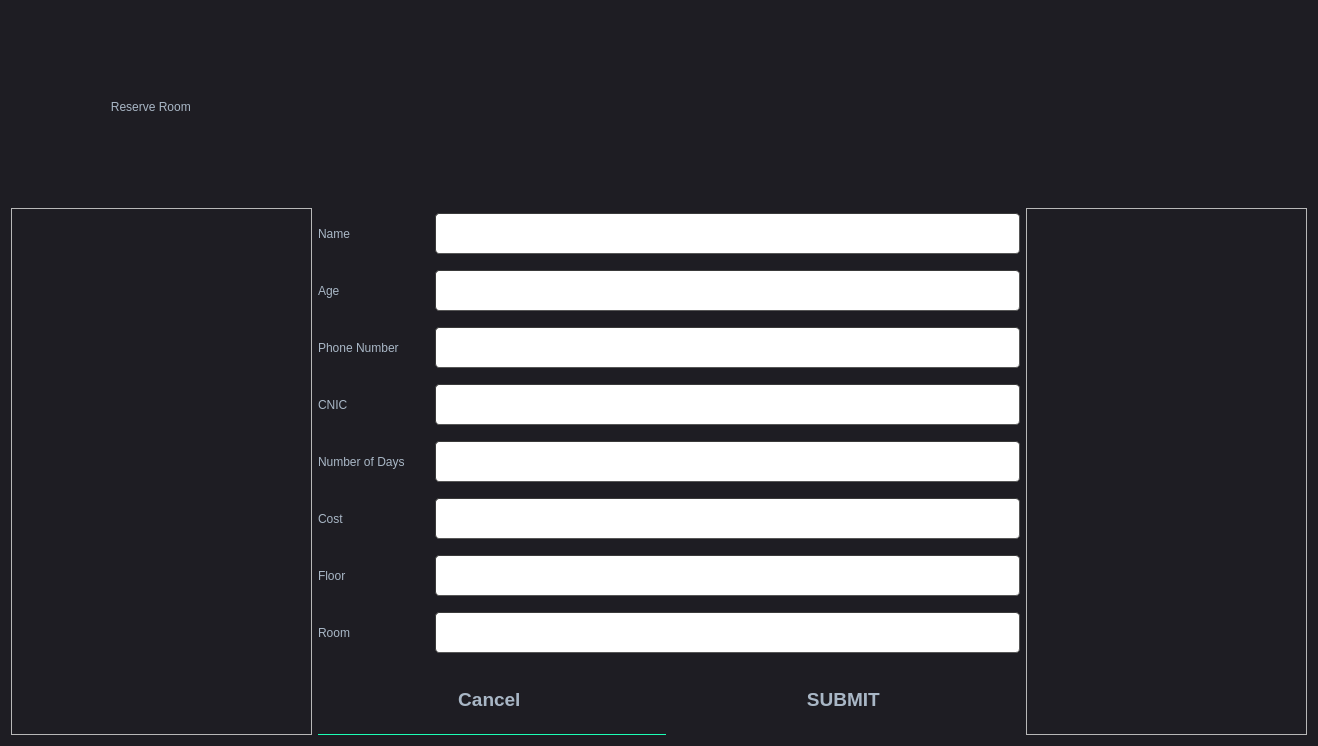
<?xml version="1.0" encoding="UTF-8"?>
<ui version="4.0">
 <class>Dialogadmitted</class>
 <widget class="QDialog" name="Dialogadmitted">
  <property name="geometry">
   <rect>
    <x>0</x>
    <y>0</y>
    <width>1318</width>
    <height>721</height>
   </rect>
  </property>
  <property name="windowTitle">
   <string>Dialog</string>
  </property>
  <property name="styleSheet">
   <string notr="true">
QMainWindow {
	background-color:#1e1d23;
}
QDialog {
	background-color:#1e1d23;
}
QColorDialog {
	background-color:#1e1d23;
}
QTextEdit {
	background-color:#1e1d23;
	color: #a9b7c6;
}
QPlainTextEdit {
	selection-background-color:#007b50;
	background-color:#1e1d23;
	border-style: solid;
	border-top-color: transparent;
	border-right-color: transparent;
	border-left-color: transparent;
	border-bottom-color: transparent;
	border-width: 1px;
	color: #a9b7c6;
}
QPushButton{
	border-style: solid;
	border-top-color: transparent;
	border-right-color: transparent;
	border-left-color: transparent;
	border-bottom-color: transparent;
	border-width: 1px;
	border-style: solid;
	color: #a9b7c6;
	padding: 2px;
	background-color: #1e1d23;
}
QPushButton::default{
	border-style: inset;
	border-top-color: transparent;
	border-right-color: transparent;
	border-left-color: transparent;
	border-bottom-color: #04b97f;
	border-width: 1px;
	color: #a9b7c6;
	padding: 2px;
	background-color: #1e1d23;
}
QToolButton {
	border-style: solid;
	border-top-color: transparent;
	border-right-color: transparent;
	border-left-color: transparent;
	border-bottom-color: #04b97f;
	border-bottom-width: 1px;
	border-style: solid;
	color: #a9b7c6;
	padding: 2px;
	background-color: #1e1d23;
}
QToolButton:hover{
	border-style: solid;
	border-top-color: transparent;
	border-right-color: transparent;
	border-left-color: transparent;
	border-bottom-color: #37efba;
	border-bottom-width: 2px;
	border-style: solid;
	color: #FFFFFF;
	padding-bottom: 1px;
	background-color: #1e1d23;
}
QPushButton:hover{
	border-style: solid;
	border-top-color: transparent;
	border-right-color: transparent;
	border-left-color: transparent;
	border-bottom-color: #37efba;
	border-bottom-width: 1px;
	border-style: solid;
	color: #FFFFFF;
	padding-bottom: 2px;
	background-color: #1e1d23;
}
QPushButton:pressed{
	border-style: solid;
	border-top-color: transparent;
	border-right-color: transparent;
	border-left-color: transparent;
	border-bottom-color: #37efba;
	border-bottom-width: 2px;
	border-style: solid;
	color: #37efba;
	padding-bottom: 1px;
	background-color: #1e1d23;
}
QPushButton:disabled{
	border-style: solid;
	border-top-color: transparent;
	border-right-color: transparent;
	border-left-color: transparent;
	border-bottom-color: #808086;
	border-bottom-width: 2px;
	border-style: solid;
	color: #808086;
	padding-bottom: 1px;
	background-color: #1e1d23;
}
QLineEdit {
	border-width: 1px; border-radius: 4px;
	border-color: rgb(58, 58, 58);
	border-style: inset;
	padding: 0 8px;
	color: #a9b7c6;
	background:#1e1d23;
	selection-background-color:#007b50;
	selection-color: #FFFFFF;
}
QLabel {
	color: #a9b7c6;
}
QLCDNumber {
	color: #37e6b4;
}
QProgressBar {
	text-align: center;
	color: rgb(240, 240, 240);
	border-width: 1px; 
	border-radius: 10px;
	border-color: rgb(58, 58, 58);
	border-style: inset;
	background-color:#1e1d23;
}
QProgressBar::chunk {
	background-color: #04b97f;
	border-radius: 5px;
}
QMenuBar {
	background-color: #1e1d23;
}
QMenuBar::item {
	color: #a9b7c6;
  	spacing: 3px;
  	padding: 1px 4px;
  	background: #1e1d23;
}

QMenuBar::item:selected {
  	background:#1e1d23;
	color: #FFFFFF;
}
QMenu::item:selected {
	border-style: solid;
	border-top-color: transparent;
	border-right-color: transparent;
	border-left-color: #04b97f;
	border-bottom-color: transparent;
	border-left-width: 2px;
	color: #FFFFFF;
	padding-left:15px;
	padding-top:4px;
	padding-bottom:4px;
	padding-right:7px;
	background-color: #1e1d23;
}
QMenu::item {
	border-style: solid;
	border-top-color: transparent;
	border-right-color: transparent;
	border-left-color: transparent;
	border-bottom-color: transparent;
	border-bottom-width: 1px;
	border-style: solid;
	color: #a9b7c6;
	padding-left:17px;
	padding-top:4px;
	padding-bottom:4px;
	padding-right:7px;
	background-color: #1e1d23;
}
QMenu{
	background-color:#1e1d23;
}
QTabWidget {
	color:rgb(0,0,0);
	background-color:#1e1d23;
}
QTabWidget::pane {
		border-color: rgb(77,77,77);
		background-color:#1e1d23;
		border-style: solid;
		border-width: 1px;
    	border-radius: 6px;
}
QTabBar::tab {
	border-style: solid;
	border-top-color: transparent;
	border-right-color: transparent;
	border-left-color: transparent;
	border-bottom-color: transparent;
	border-bottom-width: 1px;
	border-style: solid;
	color: #808086;
	padding: 3px;
	margin-left:3px;
	background-color: #1e1d23;
}
QTabBar::tab:selected, QTabBar::tab:last:selected, QTabBar::tab:hover {
  	border-style: solid;
	border-top-color: transparent;
	border-right-color: transparent;
	border-left-color: transparent;
	border-bottom-color: #04b97f;
	border-bottom-width: 2px;
	border-style: solid;
	color: #FFFFFF;
	padding-left: 3px;
	padding-bottom: 2px;
	margin-left:3px;
	background-color: #1e1d23;
}

QCheckBox {
	color: #a9b7c6;
	padding: 2px;
}
QCheckBox:disabled {
	color: #808086;
	padding: 2px;
}

QCheckBox:hover {
	border-radius:4px;
	border-style:solid;
	padding-left: 1px;
	padding-right: 1px;
	padding-bottom: 1px;
	padding-top: 1px;
	border-width:1px;
	border-color: rgb(87, 97, 106);
	background-color:#1e1d23;
}
QCheckBox::indicator:checked {

	height: 10px;
	width: 10px;
	border-style:solid;
	border-width: 1px;
	border-color: #04b97f;
	color: #a9b7c6;
	background-color: #04b97f;
}
QCheckBox::indicator:unchecked {

	height: 10px;
	width: 10px;
	border-style:solid;
	border-width: 1px;
	border-color: #04b97f;
	color: #a9b7c6;
	background-color: transparent;
}
QRadioButton {
	color: #a9b7c6;
	background-color: #1e1d23;
	padding: 1px;
}
QRadioButton::indicator:checked {
	height: 10px;
	width: 10px;
	border-style:solid;
	border-radius:5px;
	border-width: 1px;
	border-color: #04b97f;
	color: #a9b7c6;
	background-color: #04b97f;
}
QRadioButton::indicator:!checked {
	height: 10px;
	width: 10px;
	border-style:solid;
	border-radius:5px;
	border-width: 1px;
	border-color: #04b97f;
	color: #a9b7c6;
	background-color: transparent;
}
QStatusBar {
	color:#027f7f;
}
QSpinBox {
	color: #a9b7c6;	
	background-color: #1e1d23;
}
QDoubleSpinBox {
	color: #a9b7c6;	
	background-color: #1e1d23;
}
QTimeEdit {
	color: #a9b7c6;	
	background-color: #1e1d23;
}
QDateTimeEdit {
	color: #a9b7c6;	
	background-color: #1e1d23;
}
QDateEdit {
	color: #a9b7c6;	
	background-color: #1e1d23;
}
QComboBox {
	color: #a9b7c6;	
	background: #1e1d23;
}
QComboBox:editable {
	background: #1e1d23;
	color: #a9b7c6;
	selection-background-color: #1e1d23;
}
QComboBox QAbstractItemView {
	color: #a9b7c6;	
	background: #1e1d23;
	selection-color: #FFFFFF;
	selection-background-color: #1e1d23;
}
QComboBox:!editable:on, QComboBox::drop-down:editable:on {
	color: #a9b7c6;	
	background: #1e1d23;
}
QFontComboBox {
	color: #a9b7c6;	
	background-color: #1e1d23;
}
QToolBox {
	color: #a9b7c6;
	background-color: #1e1d23;
}
QToolBox::tab {
	color: #a9b7c6;
	background-color: #1e1d23;
}
QToolBox::tab:selected {
	color: #FFFFFF;
	background-color: #1e1d23;
}
QScrollArea {
	color: #FFFFFF;
	background-color: #1e1d23;
}
QSlider::groove:horizontal {
	height: 5px;
	background: #04b97f;
}
QSlider::groove:vertical {
	width: 5px;
	background: #04b97f;
}
QSlider::handle:horizontal {
	background: qlineargradient(x1:0, y1:0, x2:1, y2:1, stop:0 #b4b4b4, stop:1 #8f8f8f);
	border: 1px solid #5c5c5c;
	width: 14px;
	margin: -5px 0;
	border-radius: 7px;
}
QSlider::handle:vertical {
	background: qlineargradient(x1:1, y1:1, x2:0, y2:0, stop:0 #b4b4b4, stop:1 #8f8f8f);
	border: 1px solid #5c5c5c;
	height: 14px;
	margin: 0 -5px;
	border-radius: 7px;
}
QSlider::add-page:horizontal {
    background: white;
}
QSlider::add-page:vertical {
    background: white;
}
QSlider::sub-page:horizontal {
    background: #04b97f;
}
QSlider::sub-page:vertical {
    background: #04b97f;
}</string>
  </property>
  <layout class="QGridLayout" name="gridLayout_3">
   <item row="0" column="0">
    <widget class="QLabel" name="label">
     <property name="minimumSize">
      <size>
       <width>641</width>
       <height>191</height>
      </size>
     </property>
     <property name="maximumSize">
      <size>
       <width>1091</width>
       <height>191</height>
      </size>
     </property>
     <property name="styleSheet">
      <string notr="true">font: 30pt &quot;Modern No. 20&quot;;</string>
     </property>
     <property name="text">
      <string>                              Reserve Room</string>
     </property>
    </widget>
   </item>
   <item row="1" column="0">
    <layout class="QHBoxLayout" name="horizontalLayout_20">
     <item>
      <widget class="QFrame" name="frame">
       <property name="minimumSize">
        <size>
         <width>301</width>
         <height>351</height>
        </size>
       </property>
       <property name="frameShape">
        <enum>QFrame::StyledPanel</enum>
       </property>
       <property name="frameShadow">
        <enum>QFrame::Raised</enum>
       </property>
      </widget>
     </item>
     <item>
      <layout class="QVBoxLayout" name="verticalLayout_3">
       <item>
        <layout class="QHBoxLayout" name="horizontalLayout_3">
         <item>
          <widget class="QLabel" name="label_11">
           <property name="minimumSize">
            <size>
             <width>111</width>
             <height>51</height>
            </size>
           </property>
           <property name="styleSheet">
            <string notr="true">font: 25pt &quot;Modern No. 20&quot;;</string>
           </property>
           <property name="text">
            <string>Name                  </string>
           </property>
          </widget>
         </item>
         <item>
          <widget class="QLineEdit" name="line_patient_3">
           <property name="minimumSize">
            <size>
             <width>377</width>
             <height>41</height>
            </size>
           </property>
           <property name="font">
            <font>
             <pointsize>14</pointsize>
             <bold>true</bold>
            </font>
           </property>
           <property name="styleSheet">
            <string notr="true">background-color:rgb(255, 255, 255)</string>
           </property>
          </widget>
         </item>
        </layout>
       </item>
       <item>
        <layout class="QHBoxLayout" name="horizontalLayout_12">
         <item>
          <widget class="QLabel" name="label_4">
           <property name="minimumSize">
            <size>
             <width>111</width>
             <height>51</height>
            </size>
           </property>
           <property name="styleSheet">
            <string notr="true">font: 25pt &quot;Modern No. 20&quot;;</string>
           </property>
           <property name="text">
            <string>Age                     </string>
           </property>
          </widget>
         </item>
         <item>
          <widget class="QLineEdit" name="linearrears_3">
           <property name="minimumSize">
            <size>
             <width>377</width>
             <height>41</height>
            </size>
           </property>
           <property name="font">
            <font>
             <pointsize>14</pointsize>
             <bold>true</bold>
            </font>
           </property>
           <property name="styleSheet">
            <string notr="true">background-color:rgb(255, 255, 255)</string>
           </property>
          </widget>
         </item>
        </layout>
       </item>
       <item>
        <layout class="QHBoxLayout" name="horizontalLayout_13">
         <item>
          <widget class="QLabel" name="label_12">
           <property name="minimumSize">
            <size>
             <width>111</width>
             <height>51</height>
            </size>
           </property>
           <property name="styleSheet">
            <string notr="true">font: 25pt &quot;Modern No. 20&quot;;</string>
           </property>
           <property name="text">
            <string>Phone Number    </string>
           </property>
          </widget>
         </item>
         <item>
          <widget class="QLineEdit" name="linepaid_3">
           <property name="minimumSize">
            <size>
             <width>375</width>
             <height>41</height>
            </size>
           </property>
           <property name="font">
            <font>
             <pointsize>14</pointsize>
             <bold>true</bold>
            </font>
           </property>
           <property name="styleSheet">
            <string notr="true">background-color:rgb(255, 255, 255)</string>
           </property>
          </widget>
         </item>
        </layout>
       </item>
       <item>
        <layout class="QHBoxLayout" name="horizontalLayout_14">
         <item>
          <widget class="QLabel" name="label_13">
           <property name="minimumSize">
            <size>
             <width>111</width>
             <height>51</height>
            </size>
           </property>
           <property name="styleSheet">
            <string notr="true">font: 25pt &quot;Modern No. 20&quot;;</string>
           </property>
           <property name="text">
            <string>CNIC                  </string>
           </property>
          </widget>
         </item>
         <item>
          <widget class="QLineEdit" name="linedoctor_3">
           <property name="minimumSize">
            <size>
             <width>375</width>
             <height>41</height>
            </size>
           </property>
           <property name="font">
            <font>
             <pointsize>14</pointsize>
             <bold>true</bold>
            </font>
           </property>
           <property name="styleSheet">
            <string notr="true">background-color:rgb(255, 255, 255)</string>
           </property>
          </widget>
         </item>
        </layout>
       </item>
       <item>
        <layout class="QHBoxLayout" name="horizontalLayout_15">
         <item>
          <widget class="QLabel" name="label_18">
           <property name="minimumSize">
            <size>
             <width>111</width>
             <height>51</height>
            </size>
           </property>
           <property name="styleSheet">
            <string notr="true">font: 25pt &quot;Modern No. 20&quot;;</string>
           </property>
           <property name="text">
            <string>Number of Days  </string>
           </property>
          </widget>
         </item>
         <item>
          <widget class="QLineEdit" name="line_patient_4">
           <property name="minimumSize">
            <size>
             <width>377</width>
             <height>41</height>
            </size>
           </property>
           <property name="font">
            <font>
             <pointsize>14</pointsize>
             <bold>true</bold>
            </font>
           </property>
           <property name="styleSheet">
            <string notr="true">background-color:rgb(255, 255, 255)</string>
           </property>
          </widget>
         </item>
        </layout>
       </item>
       <item>
        <layout class="QHBoxLayout" name="horizontalLayout_16">
         <item>
          <widget class="QLabel" name="label_17">
           <property name="minimumSize">
            <size>
             <width>111</width>
             <height>51</height>
            </size>
           </property>
           <property name="styleSheet">
            <string notr="true">font: 25pt &quot;Modern No. 20&quot;;</string>
           </property>
           <property name="text">
            <string>Cost                    </string>
           </property>
          </widget>
         </item>
         <item>
          <widget class="QLineEdit" name="linearrears_4">
           <property name="minimumSize">
            <size>
             <width>377</width>
             <height>41</height>
            </size>
           </property>
           <property name="font">
            <font>
             <pointsize>14</pointsize>
             <bold>true</bold>
            </font>
           </property>
           <property name="styleSheet">
            <string notr="true">background-color:rgb(255, 255, 255)</string>
           </property>
          </widget>
         </item>
        </layout>
       </item>
       <item>
        <layout class="QHBoxLayout" name="horizontalLayout_17">
         <item>
          <widget class="QLabel" name="label_14">
           <property name="minimumSize">
            <size>
             <width>111</width>
             <height>51</height>
            </size>
           </property>
           <property name="styleSheet">
            <string notr="true">font: 25pt &quot;Modern No. 20&quot;;</string>
           </property>
           <property name="text">
            <string>Floor                  </string>
           </property>
          </widget>
         </item>
         <item>
          <widget class="QLineEdit" name="linepaid_4">
           <property name="minimumSize">
            <size>
             <width>375</width>
             <height>41</height>
            </size>
           </property>
           <property name="font">
            <font>
             <pointsize>14</pointsize>
             <bold>true</bold>
            </font>
           </property>
           <property name="styleSheet">
            <string notr="true">background-color:rgb(255, 255, 255)</string>
           </property>
          </widget>
         </item>
        </layout>
       </item>
       <item>
        <layout class="QHBoxLayout" name="horizontalLayout_18">
         <item>
          <widget class="QLabel" name="label_16">
           <property name="minimumSize">
            <size>
             <width>111</width>
             <height>51</height>
            </size>
           </property>
           <property name="styleSheet">
            <string notr="true">font: 25pt &quot;Modern No. 20&quot;;</string>
           </property>
           <property name="text">
            <string>Room                  </string>
           </property>
          </widget>
         </item>
         <item>
          <widget class="QLineEdit" name="linedoctor_4">
           <property name="minimumSize">
            <size>
             <width>375</width>
             <height>41</height>
            </size>
           </property>
           <property name="font">
            <font>
             <pointsize>14</pointsize>
             <bold>true</bold>
            </font>
           </property>
           <property name="styleSheet">
            <string notr="true">background-color:rgb(255, 255, 255)</string>
           </property>
          </widget>
         </item>
        </layout>
       </item>
       <item>
        <layout class="QHBoxLayout" name="horizontalLayout_19">
         <item>
          <widget class="QPushButton" name="pushButton_5">
           <property name="minimumSize">
            <size>
             <width>301</width>
             <height>71</height>
            </size>
           </property>
           <property name="font">
            <font>
             <pointsize>14</pointsize>
             <bold>true</bold>
            </font>
           </property>
           <property name="text">
            <string>Cancel </string>
           </property>
          </widget>
         </item>
         <item>
          <widget class="QPushButton" name="pushButton_6">
           <property name="minimumSize">
            <size>
             <width>311</width>
             <height>71</height>
            </size>
           </property>
           <property name="font">
            <font>
             <pointsize>14</pointsize>
             <bold>true</bold>
            </font>
           </property>
           <property name="text">
            <string>SUBMIT </string>
           </property>
          </widget>
         </item>
        </layout>
       </item>
      </layout>
     </item>
     <item>
      <widget class="QFrame" name="frame_2">
       <property name="minimumSize">
        <size>
         <width>281</width>
         <height>341</height>
        </size>
       </property>
       <property name="frameShape">
        <enum>QFrame::StyledPanel</enum>
       </property>
       <property name="frameShadow">
        <enum>QFrame::Raised</enum>
       </property>
      </widget>
     </item>
    </layout>
   </item>
  </layout>
 </widget>
 <resources/>
 <connections/>
</ui>
